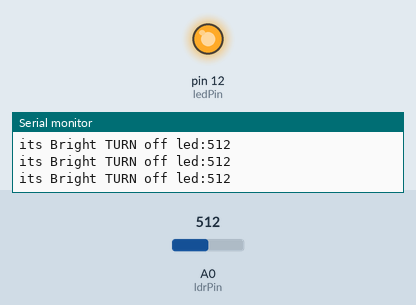
This sketch was run on a simulated Arduino Uno, built with avr-gcc and run on an emulated ATmega328P. Parts: output pins drawn as LEDs (lit = HIGH), the last lines printed to the serial monitor. The inputs (shaded band) are chosen by the test bench; at power-on: A0 (ldrPin) = 512.

Above: at 1.2 s.
1.3 s: A0 (ldrPin) set to 214
4.3 s: A0 (ldrPin) set to 183
At 5.2 s:
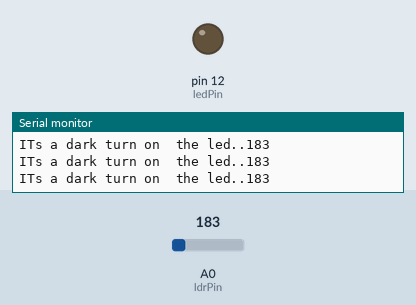
Timing chart, 0 to 7.3 s (numbered marks = the images above; inputs shaded):
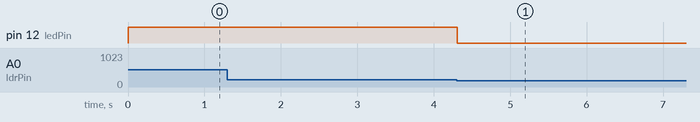

Measured:
- the behaviour switches between 201 and 200 on A0 (ldrPin) (found by bisection; images 0 and 1)
- after the input at 4.3 s, pin 12 (ledPin): HIGH → LOW at once

The sketch:

ldr.ino
```cpp
const int ledPin = 12;
const int ldrPin = A0;

void setup() {
  // put your setup code here, to run once:

Serial.begin(9600);
pinMode(ledPin, OUTPUT);
pinMode(ldrPin, INPUT);


}

void loop() {
  // put your main code here, to run repeatedly:

int ldrStatus = analogRead(ldrPin);
if (ldrStatus <= 200){
  digitalWrite(ledPin,LOW);
  Serial.print("ITs a dark turn on  the led..");
  Serial.println(ldrStatus);
  }else{
    digitalWrite(ledPin,HIGH);
    Serial.print("its Bright TURN off led:");
    Serial.println(ldrStatus);
  }
}
```
